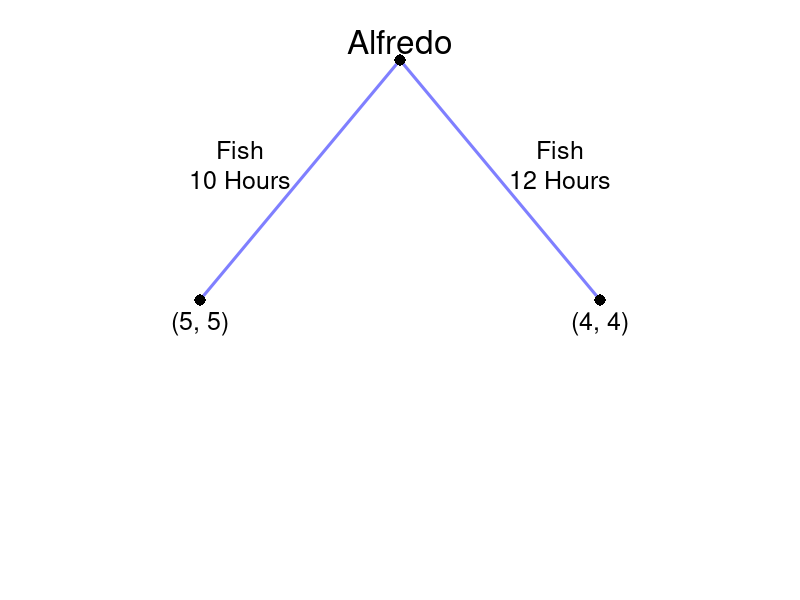

Generate this figure with R:
require(shape)
pdf(file = "people/sequential_fishermen_reciprocal_player1.pdf", width = 9, height = 7)

#Set parameters for graphics
axislabelsize <- 1.5
labelsize <- 2
actionlabelsize <- 1.5
graphlinewidth <- 3
segmentlinewidth <- 2
nodesize <- 1.5

COL <- c("#7fc97f", "#beaed4", "#fdc086", "#ffff99", "#386cb0", "#f0027f", "#bf5b17", "#666666")
COLA <- c("#99d8c9","#66c2a4","#41ae76", "#238b45", "#005824")
COLB <- c("#4eb3d3", "#2b8cbe", "#0868ac","#084081")

par(mar =  c(0, 0, 0, 0))

xlims <- c(0, 10)
ylims <- c(0, 10)

npts <- 501 
x <- seq(xlims[1], xlims[2], length.out = npts)
y <- seq(ylims[1], ylims[2], length.out = npts) 

plot(0, 0, xlim = xlims, ylim = ylims, type = "n",
     xlab = expression(paste("")),
     ylab = expression(paste("")), 
     xaxt = "n", 
     yaxt = "n", 
     cex.lab = axislabelsize, 
     bty = "n",
     xaxs="i", 
     yaxs="i")

ticksy <- seq(from = 0, to = ylims[2], by = 2)
ylabels <- seq(from = 0, to = ylims[2], by = 2)
ticksx <- seq(from = 0, to = xlims[2], by = 2)
xlabels <- seq(from = 0, to = xlims[2], by = 2)

#Branches for Alfredo
#Fish 10
segments(5, 9, 2.5, 5, lty = 1, col = rgb(0, 0, 1, 0.5), lwd = graphlinewidth)
#Fish 12
segments(5, 9, 7.5, 5, lty = 1, col = rgb(0, 0, 1, 0.5), lwd = graphlinewidth)
#Initial node
points(5, 9, pch = 16, col = "black", cex = nodesize)

#P1 Nodes
points(2.5, 5, pch = 16, col = "black", cex = nodesize)
points(7.5, 5, pch = 16, col = "black", cex = nodesize)


text(5, 9.3, expression(paste("Alfredo")), cex = labelsize)

text(3, 7.5, expression(paste("Fish")), cex = actionlabelsize)
text(3, 7, expression(paste("10 Hours")), cex = actionlabelsize)
text(7, 7.5, expression(paste("Fish")), cex = actionlabelsize)
text(7, 7, expression(paste("12 Hours")), cex = actionlabelsize)

#Payoffs 
text(2.5, 4.6, expression("(5, 5)"), cex = actionlabelsize)
text(7.5, 4.6, expression("(4, 4)"), cex = actionlabelsize)

dev.off()
